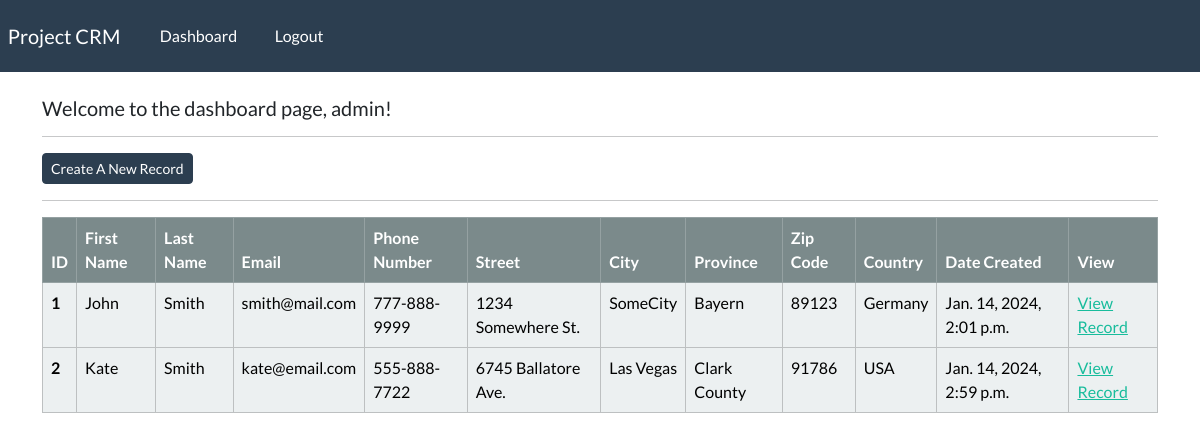
Page /dashboard/ (signed in) on the earlier database version.
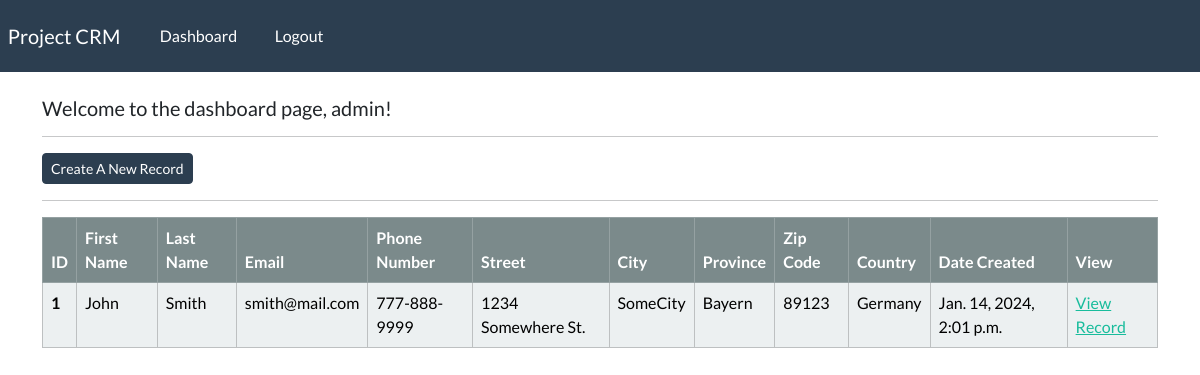
Same page on the later database version.
### webapp/models.py (models this page shows, shortened)
class Record(models.Model):
    creation_date = models.DateTimeField(auto_now_add=True)
    first_name = models.CharField(max_length=100)
    last_name = models.CharField(max_length=100)
    email_address = models.EmailField(max_length=255)
    phone_number = models.CharField(max_length=20)
    address = models.CharField(max_length=255)
    city = models.CharField(max_length=100)
    province = models.CharField(max_length=100)
    postal_code = models.CharField(max_length=10)
    country = models.CharField(max_length=100)

### webapp/views.py (the view)
# urls.py: path("dashboard/", views.dashboard, name="dashboard"), # - CRUD starts here
@login_required(login_url="login")
def dashboard(request):
    records = Record.objects.all()
    context = {"records": records}
    return render(request, "webapp/dashboard.html", context=context)

### webapp/templates/webapp/dashboard.html
{% extends "webapp/base.html" %}
{% block content %}
    <h5>Welcome to the dashboard page, {{ user }}!</h5>
    <hr>
    <a class="btn btn-primary btn-sm" href="{% url 'create-record' %}">
        Create A New Record
    </a>
    <hr>
    <table class="table table-light table-hover table-bordered">
        <thead class="table-dark">
            <tr>
                <th scope="col">ID</th>
                <th scope="col">First Name</th>
                <th scope="col">Last Name</th>
                <th scope="col">Email</th>
                <th scope="col">Phone Number</th>
                <th scope="col">Street</th>
                <th scope="col">City</th>
                <th scope="col">Province</th>
                <th scope="col">Zip Code</th>
                <th scope="col">Country</th>
                <th scope="col">Date Created</th>
                <th scope="col">View</th>
            </tr>
        </thead>
        <tbody>
            {% if records %}
                {% for record in records %}
                <tr>
                    <th scope="row">{{ record.id }}</th>
                    <td>{{ record.first_name }}</td>
                    <td>{{ record.last_name }}</td>
                    <td>{{ record.email_address }}</td>
                    <td>{{ record.phone_number }}</td>
                    <td>{{ record.address }}</td>
                    <td>{{ record.city }}</td>
                    <td>{{ record.province }}</td>
                    <td>{{ record.postal_code }}</td>
                    <td>{{ record.country }}</td>
                    <td>{{ record.creation_date }}</td>
                    <td><a href="{% url 'record' record.id %}">View Record</a></td>
                </tr>
                {% endfor %}
            {% endif %}
        </tbody>
    </table>
{% endblock %}

### webapp/templates/webapp/base.html (shortened to what this page needs)
{% load static %}
<!DOCTYPE html>
<html lang="en">
<head>
    <link rel="stylesheet" type="text/css" href="https://bootswatch.com/5/flatly/bootstrap.min.css">
    <link rel="stylesheet" type="text/css" href="{% static 'css/styles.css' %}">
</head>
<body>
    {% include 'webapp/navbar.html' %}
    <div class="container">
        <br>
        {% block content %}
        {% endblock %}
    </div>
</body>
</html>

### webapp/templates/webapp/navbar.html (shortened to what this page needs)
<nav class="navbar navbar-expand-lg navbar-dark bg-primary justify-content-center">
    <a class="navbar-brand main-heading" href="{% url '' %}">
      &nbsp; Project CRM
    </a>
      <div class="collapse navbar-collapse text-center" id="navbarNavDropdown">
        <ul class="navbar-nav mr-auto">
          {% if user.is_authenticated %}
            <li class="nav-item">
              <a class="nav-link" href="{% url 'dashboard' %}">Dashboard &nbsp;  </a>
            </li>
            <li class="nav-item">
              <a class="nav-link" href="{% url 'logout' %}">Logout &nbsp;  </a>
            </li>
        </ul>
        {% endif %}
      </div>
  </nav>

Differences in the rows shown:
removed Record: id "2", first_name "Kate", last_name "Smith", email_address "kate@email.com", phone_number "555-888-7722", address "6745 Ballatore Ave.", city "Las Vegas", province "Clark County", postal_code "91786", country "USA", creation_date "Jan. 14, 2024, 2:59 p.m."
